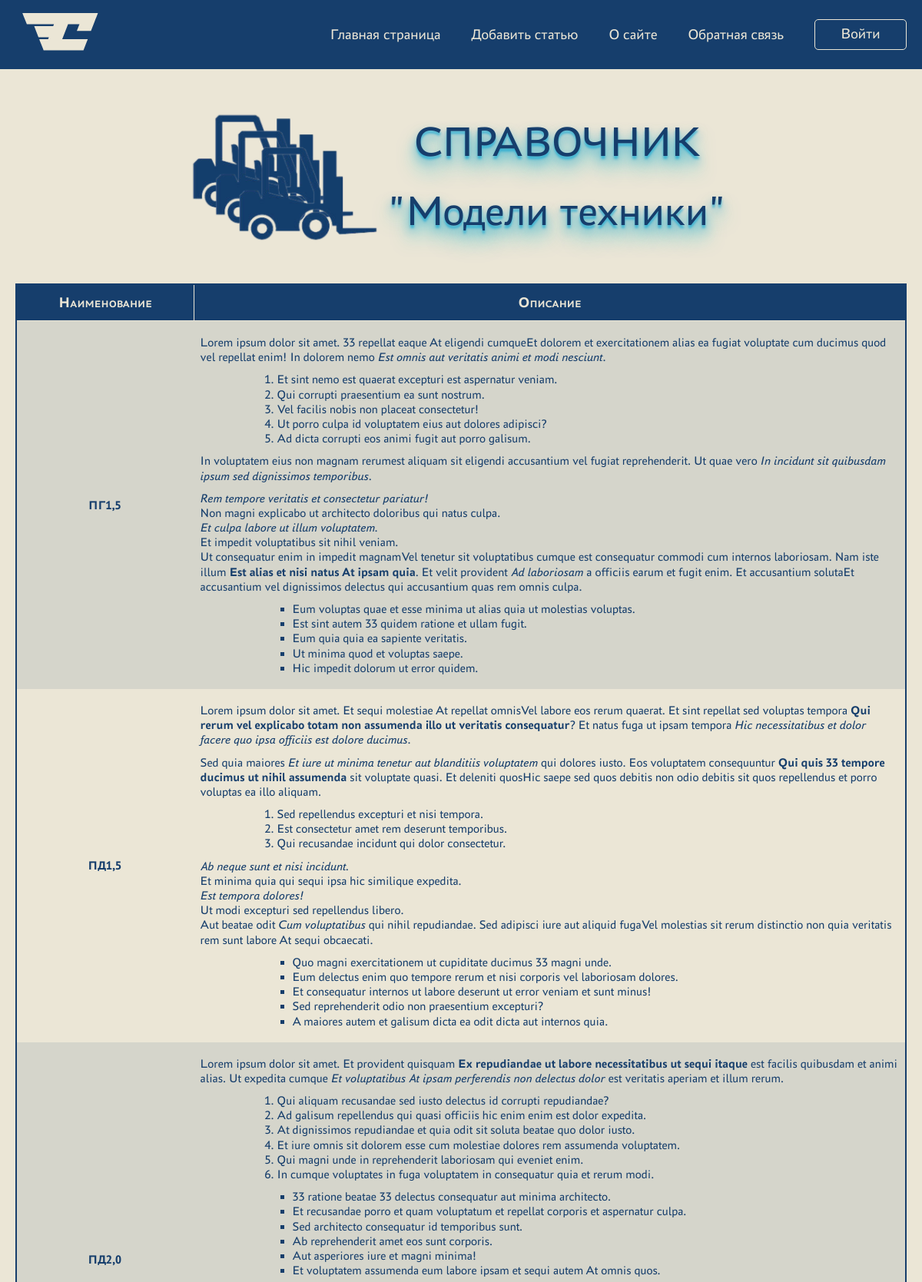
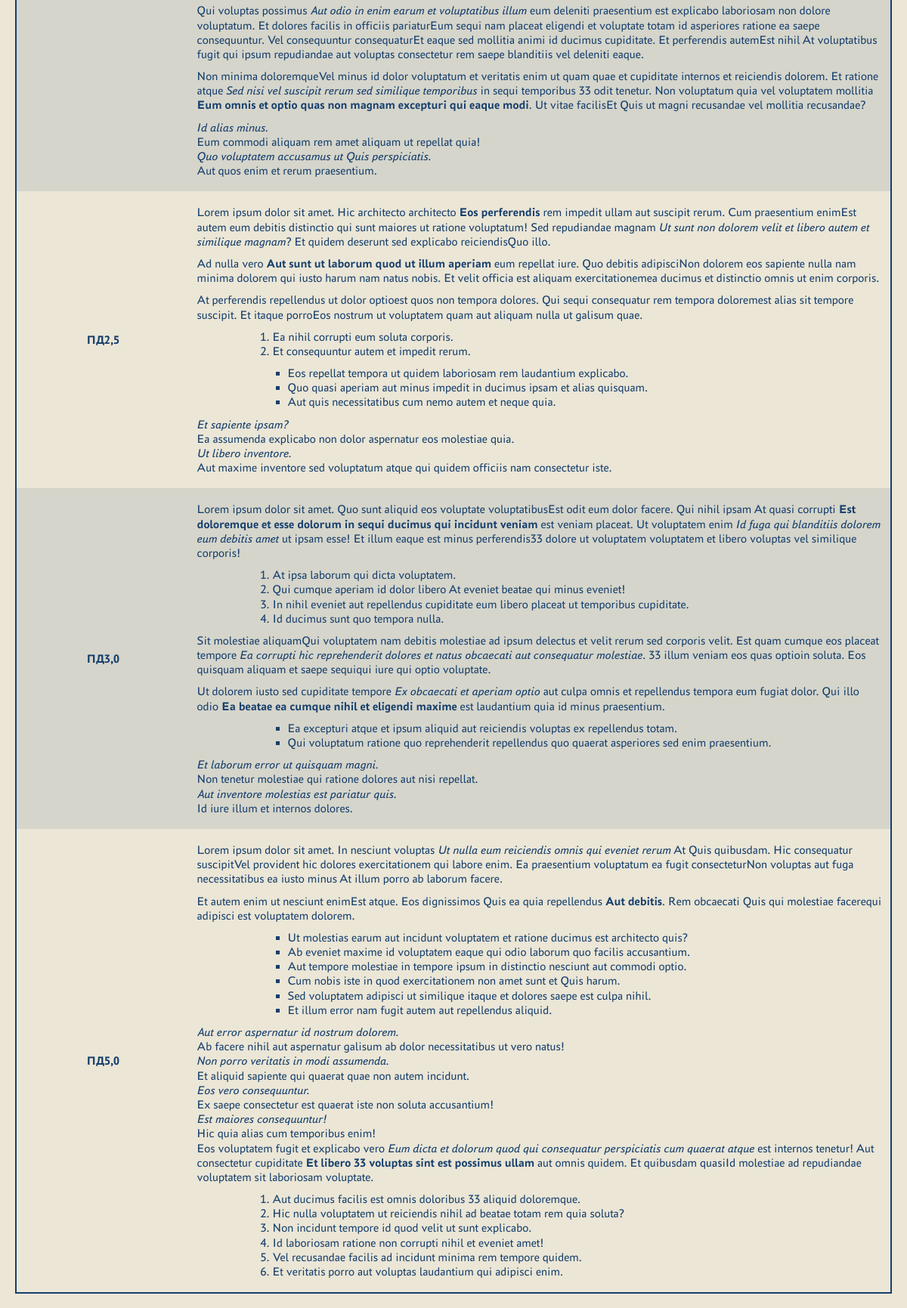
Screenshot of /directory_model_machines/ (upper part) with the database file from the repository (2 pictures, top to bottom).
### crm_app/models.py (models this page shows, shortened)
class ModelMachine(models.Model):
    name = models.CharField(max_length=255, verbose_name='Модель')
    description = models.TextField(verbose_name='Описание')
    class Meta:
        verbose_name = 'Модель техники'
        verbose_name_plural = '_СПРАВОЧНИК_Модели техники'

### crm_app/views.py (the view)
# urls.py: path('directory_model_machines/', DirectoryModelMachineList.as_view(),
class DirectoryModelMachineList(DataMixin, ListView):
    queryset = ModelMachine.objects.order_by('name')
    template_name = 'crm_app/directoryModelMachineList.html'
    allow_empty = False
    def get_context_data(self, *, object_list=None, **kwargs):
        context = super().get_context_data(**kwargs)
        c_def = self.get_user_context(title='"Модели техники"')
        return dict(list(context.items()) + list(c_def.items()))

### crm_app/utilities.py (called while the page is built)
    def get_user_context(self, **kwargs):
        context = kwargs
        context['menu'] = menu
        context['machine_table_titles'] = machine_table_titles
        context['directories'] = directories
        return context

### crm_app/templates/crm_app/directoryModelMachineList.html (shortened to what this page needs)
{% extends 'crm_app/base.html' %} {% block content %}
<div class="container">
  <div class="directory-head">
    <div class="directory-head__image">
      <img src="../../static/crm_app/images/directories/machines.png" alt="" />
    </div>
    <div class="directory-head__title">СПРАВОЧНИК <br />{{ title }}</div>
  </div>
  <table class="directories">
    <thead>
      <tr class="directories__row">
        {% for d in directories %}
        <th class="directories__head">{{d}}</th>
        {% endfor %}
      </tr>
    </thead>
    <tbody>
      {% for object in object_list %}
      <tr class="directories__row">
        <td class="directories__col">{{object.name}}</td>
        {% autoescape off %}
        <td class="directories__col">{{object.description|linebreaks}}</td>
        {% endautoescape %}
      </tr>
      {% endfor %}
    </tbody>
  </table>
</div>
<div class="navigate-to">
</div>
{% endblock content %}

### crm_app/static/crm_app/css/main_styles.css (style rules this page uses)
* { padding:0;margin:0;border:0 }
*,:after,:before { -webkit-box-sizing:border-box;box-sizing:border-box }
body,html { height:100%;width:100%;font-size:100%;line-height:1;-ms-text-size-adjust:100%;-moz-text-size-adjust:100%;-webkit-text-size-adjust:100% }
ul li { list-style:none }
img { vertical-align:top;border-style:none }
b,strong { font-weight:bolder }
table { border-collapse:collapse;width:100%;table-layout:fixed }
th { width:150px;font-weight:normal;background:#163e6c;color:#ebe6d6;padding:10px 0;border:1px solid #ebe6d6 }
td { height:60px;text-align:left;padding:8px;text-overflow:ellipsis;white-space:nowrap;overflow:hidden }
tr:nth-child(2n) { background-color:#ebe6d6 }
tr:nth-child(odd) { background-color:rgba(22,62,108,0.1) }
.directory-head { margin:50px auto;display:-webkit-box;display:-ms-flexbox;display:flex;-webkit-box-pack:center;-ms-flex-pack:center;justify-content:center;-webkit-box-align:center;-ms-flex-align:center;align-items:center }
.directory-head__image { width:300px;display:-webkit-box;display:-ms-flexbox;display:flex;-webkit-box-pack:center;-ms-flex-pack:center;justify-content:center;-webkit-box-align:center;-ms-flex-align:center;align-items:center }
.directory-head__image img { width:100%;height:auto }
.directory-head__title { font-size:4rem;padding:0px 10px;color:#163e6c;line-height:160%;text-align:center;-webkit-box-align:center;-ms-flex-align:center;align-items:center;text-shadow:0px 4px 3px rgba(9,164,211,0.623),0px 8px 13px rgba(6,151,199,0.59),0px 18px 23px rgba(10,187,211,0.671) }
.directories { border:2px solid #163e6c }
.directories__row td:first-child,.directories__row th:first-child { width:20%;text-align:center }
.directories__row th { font-size:1.5rem;font-weight:bold;font-variant-caps:petite-caps }
.directories__row td:first-child { font-weight:bold }
.directories__row td:nth-child(2),.directories__row th:nth-child(2) { width:80% }
.directories__col { line-height:1.2;padding-right:10px;white-space:pre-line }
.directories__col ol,.directories__col p,.directories__col ul { margin-bottom:10px }
.directories__col ol { margin-left:100px }
.directories__col ul li { list-style-type:square;margin-left:120px }
.navigate-to { height:300px;width:100%;padding-left:100px;display:-webkit-box;display:-ms-flexbox;display:flex;-webkit-box-align:end;-ms-flex-align:end;align-items:end;position:relative;margin:-85px 0 -20px 0;position:relative }
@media (max-width:1320px) { .directory-head__image { width:250px } }
@media (max-width:1320px) { .directory-head__title { font-size:3.5rem } }
@media (max-width:1320px) { .directories th { font-size:1.2rem } }
body,html { font-family:Astra,sans-serif;font-size:1rem;color:#163e6c;background:#ebe6d6;line-height:160% }
.container { max-width:1960px;margin:0px auto;padding:0px 20px;height:auto }

### rows the page displays
ModelMachine: name "ПГ1,5", description "Lorem ipsum dolor sit amet. 33 repellat eaque At eligendi cumqueEt dolorem et exercitationem alias ea fugiat voluptate cum ducimus quod vel repellat enim! In dolorem nemo Est omnis aut veritatis animi et modi nesciunt . Et sint nemo est quaerat excepturi est aspernatur veniam. Qui corrupti praesentium ea sunt nostrum. Vel facilis nobis non placeat consectetur! Ut porro culpa id voluptatem eius aut dolores adipisci? Ad dicta corrupti eos animi fugit aut porro galisum. In voluptatem eius non magnam rerumest aliquam sit eligendi accusantium vel fugiat reprehenderit. Ut quae vero In incidunt sit quibusdam ipsum sed dignissimos temporibus . Rem tempore veritatis et consectetur pariatur! Non…"
ModelMachine: name "ПД1,5", description "Lorem ipsum dolor sit amet. Et sequi molestiae At repellat omnisVel labore eos rerum quaerat. Et sint repellat sed voluptas tempora Qui rerum vel explicabo totam non assumenda illo ut veritatis consequatur ? Et natus fuga ut ipsam tempora Hic necessitatibus et dolor facere quo ipsa officiis est dolore ducimus . Sed quia maiores Et iure ut minima tenetur aut blanditiis voluptatem qui dolores iusto. Eos voluptatem consequuntur Qui quis 33 tempore ducimus ut nihil assumenda sit voluptate quasi. Et deleniti quosHic saepe sed quos debitis non odio debitis sit quos repellendus et porro voluptas ea illo aliquam. Sed repellendus excepturi et nisi tempora. Est consectetur amet rem deserunt…"
ModelMachine: name "ПД2,0", description "Lorem ipsum dolor sit amet. Et provident quisquam Ex repudiandae ut labore necessitatibus ut sequi itaque est facilis quibusdam et animi alias. Ut expedita cumque Et voluptatibus At ipsam perferendis non delectus dolor est veritatis aperiam et illum rerum. Qui aliquam recusandae sed iusto delectus id corrupti repudiandae? Ad galisum repellendus qui quasi officiis hic enim enim est dolor expedita. At dignissimos repudiandae et quia odit sit soluta beatae quo dolor iusto. Et iure omnis sit dolorem esse cum molestiae dolores rem assumenda voluptatem. Qui magni unde in reprehenderit laboriosam qui eveniet enim. In cumque voluptates in fuga voluptatem in consequatur quia et rerum modi. 33…"
ModelMachine: name "ПД2,5", description "Lorem ipsum dolor sit amet. Hic architecto architecto Eos perferendis rem impedit ullam aut suscipit rerum. Cum praesentium enimEst autem eum debitis distinctio qui sunt maiores ut ratione voluptatum! Sed repudiandae magnam Ut sunt non dolorem velit et libero autem et similique magnam ? Et quidem deserunt sed explicabo reiciendisQuo illo. Ad nulla vero Aut sunt ut laborum quod ut illum aperiam eum repellat iure. Quo debitis adipisciNon dolorem eos sapiente nulla nam minima dolorem qui iusto harum nam natus nobis. Et velit officia est aliquam exercitationemea ducimus et distinctio omnis ut enim corporis. At perferendis repellendus ut dolor optioest quos non tempora dolores. Qui sequi…"
ModelMachine: name "ПД3,0", description "Lorem ipsum dolor sit amet. Quo sunt aliquid eos voluptate voluptatibusEst odit eum dolor facere. Qui nihil ipsam At quasi corrupti Est doloremque et esse dolorum in sequi ducimus qui incidunt veniam est veniam placeat. Ut voluptatem enim Id fuga qui blanditiis dolorem eum debitis amet ut ipsam esse! Et illum eaque est minus perferendis33 dolore ut voluptatem voluptatem et libero voluptas vel similique corporis! At ipsa laborum qui dicta voluptatem. Qui cumque aperiam id dolor libero At eveniet beatae qui minus eveniet! In nihil eveniet aut repellendus cupiditate eum libero placeat ut temporibus cupiditate. Id ducimus sunt quo tempora nulla. Sit molestiae aliquamQui voluptatem nam debitis…"
ModelMachine: name "ПД5,0", description "Lorem ipsum dolor sit amet. In nesciunt voluptas Ut nulla eum reiciendis omnis qui eveniet rerum At Quis quibusdam. Hic consequatur suscipitVel provident hic dolores exercitationem qui labore enim. Ea praesentium voluptatum ea fugit consecteturNon voluptas aut fuga necessitatibus ea iusto minus At illum porro ab laborum facere. Et autem enim ut nesciunt enimEst atque. Eos dignissimos Quis ea quia repellendus Aut debitis . Rem obcaecati Quis qui molestiae facerequi adipisci est voluptatem dolorem. Ut molestias earum aut incidunt voluptatem et ratione ducimus est architecto quis? Ab eveniet maxime id voluptatem eaque qui odio laborum quo facilis accusantium. Aut tempore molestiae in tempore…"

### other values shown
{{ m.title }} "Главная страница" "Добавить статью" "О сайте" "Обратная связь"
{{ title }} "\"Модели техники\""
{{ d }} "Наименование" "Описание"
